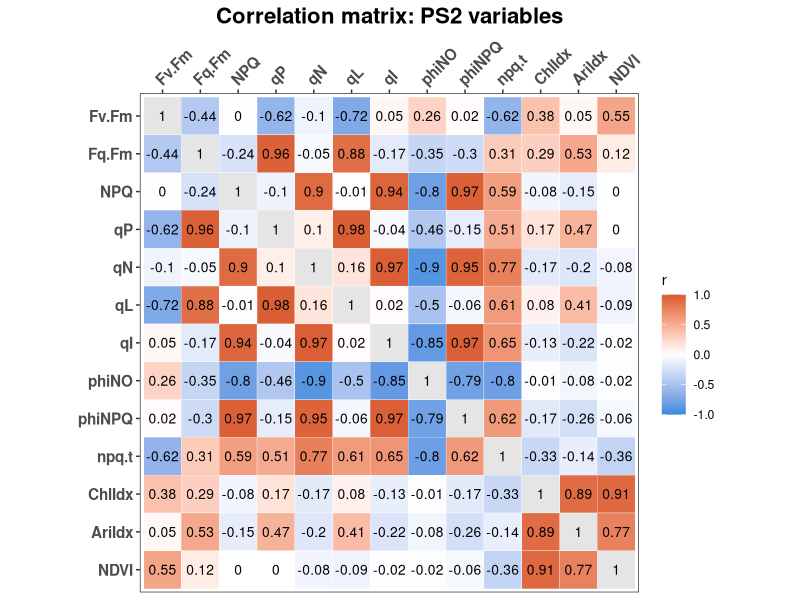
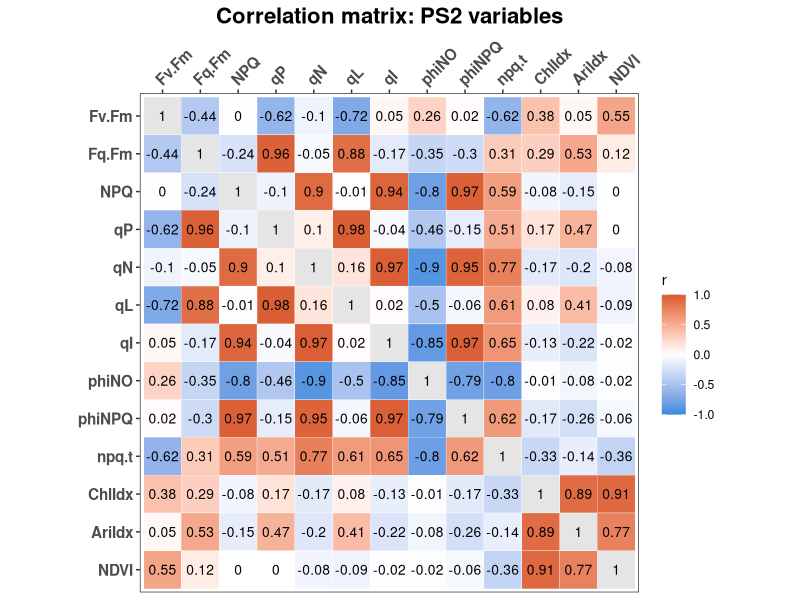

The R script that drew these images, in order: (Note: this script raises an error after producing the figures.)
##################################################################################
## Predict which variables explain 2010 vs 2014
## For both sites
## Author Daniel Anstett
## 
## 
## Written July 2026
###################################################################################
#Import libraries
library(tidyverse)

#Import Data
PS2_all <- read_csv("data/PS2_all.csv")
PS2_all <- PS2_all %>% mutate(Treatment = factor(Treatment, levels = c("20%", "40%", "60%", "80%", "100%")),
    Timepoint = factor(Timepoint, levels = c("Early", "Late")))

###############################################################################
## Correlation matrix for PS2 variables
###############################################################################

corr_vars <- c("Fv.Fm", "Fq.Fm", "NPQ", "qP", "qN", "qL", "qI",
               "phiNO", "phiNPQ", "npq.t", "ChlIdx", "AriIdx", "NDVI")

r_corr <- PS2_all %>%
  dplyr::select(all_of(corr_vars)) %>%
  cor(use = "pairwise.complete.obs")

print(r_corr)


###############################################################################
## Correlation heatmap
###############################################################################
library(reshape2)

#Reshape r_corr (matrix) into long format for ggplot
r_corr_long <- melt(r_corr, varnames = c("Var1", "Var2"), value.name = "Correlation")

#Mask diagonal (self-correlations = 1) so they don't get colored
r_corr_long <- r_corr_long %>%
  mutate(Correlation_plot = ifelse(Var1 == Var2, NA, Correlation))

#Set factor levels: X axis left-to-right in corr_vars order, Y axis top-to-bottom in corr_vars order
r_corr_long <- r_corr_long %>%
  mutate(Var1 = factor(Var1, levels = corr_vars),
         Var2 = factor(Var2, levels = rev(corr_vars)))

p_heatmap <- ggplot(r_corr_long, aes(x = Var1, y = Var2, fill = Correlation_plot)) +
  geom_tile(color = "white") +
  geom_text(aes(label = round(Correlation, 2)), size = 3.5) +
  scale_fill_gradient2(low = "#378ADD", mid = "white", high = "#D85A30",
                       midpoint = 0, limit = c(-1, 1), name = "r",
                       na.value = "grey90") +
  scale_x_discrete(position = "top") +
  labs(x = NULL, y = NULL, title = "Correlation matrix: PS2 variables") +
  theme_bw() +
  theme(
    axis.text.x = element_text(angle = 45, hjust = 0, vjust = 0, size = 11, face = "bold"),
    axis.text.y = element_text(size = 11, face = "bold"),
    plot.title = element_text(size = 16, face = "bold", hjust = 0.5),
    panel.grid = element_blank()
  ) +
  coord_fixed()

p_heatmap

ggsave("graphs/multi_join/booklets/correlation_heatmap.pdf", plot = p_heatmap, width = 9, height = 8, units = "in")


###################### Predict year based on trait data #########################

#Make sure Year is a proper binary factor (2010 vs 2014)
PS2_all <- PS2_all %>%
  mutate(Year = factor(Year, levels = c(2010, 2014)))

#Break up Sites
PS2_cali <- PS2_all %>% filter(Site == "SCalifornia")
PS2_oregon <- PS2_all %>% filter(Site == "Oregon")

glm_cali <- glm(Year ~ Fv.Fm + Fq.Fm + NPQ + npq.t + ChlIdx,family=binomial,data=PS2_cali)
summary(glm_cali)

glm_oregon <- glm(Year ~ Fv.Fm + Fq.Fm + NPQ + npq.t + ChlIdx,family=binomial,data=PS2_oregon)
summary(glm_oregon)


###############################################################################
## Random forest variable importance — MeanDecreaseAccuracy, separate by Site
###############################################################################

#Extract importance values into tidy data frames
imp_cali <- as.data.frame(importance(rf_cali)) %>%
  mutate(Variable = rownames(.), Site = "California")

imp_oregon <- as.data.frame(importance(rf_oregon)) %>%
  mutate(Variable = rownames(.), Site = "Oregon")

#--- California plot ---
p_importance_cali <- imp_cali %>%
  ggplot(aes(x = reorder(Variable, MeanDecreaseAccuracy), y = MeanDecreaseAccuracy)) +
  geom_col(fill = "#378ADD") +
  coord_flip() +
  labs(x = NULL, y = "Mean decrease in accuracy",
       title = "Random forest variable importance: California") +
  theme_bw() +
  theme(
    axis.text.x = element_text(size = 12, face = "bold"),
    axis.text.y = element_text(size = 12, face = "bold"),
    axis.title.x = element_text(size = 14, face = "bold"),
    plot.title = element_text(size = 16, face = "bold", hjust = 0.5)
  )

p_importance_cali

ggsave("graphs/multi_join/booklets/rf_importance_california.pdf", plot = p_importance_cali, width = 7, height = 5, units = "in")

#--- Oregon plot ---
p_importance_oregon <- imp_oregon %>%
  ggplot(aes(x = reorder(Variable, MeanDecreaseAccuracy), y = MeanDecreaseAccuracy)) +
  geom_col(fill = "#378ADD") +
  coord_flip() +
  labs(x = NULL, y = "Mean decrease in accuracy",
       title = "Random forest variable importance: Oregon") +
  theme_bw() +
  theme(
    axis.text.x = element_text(size = 12, face = "bold"),
    axis.text.y = element_text(size = 12, face = "bold"),
    axis.title.x = element_text(size = 14, face = "bold"),
    plot.title = element_text(size = 16, face = "bold", hjust = 0.5)
  )

p_importance_oregon

ggsave("graphs/multi_join/booklets/rf_importance_oregon.pdf", plot = p_importance_oregon, width = 7, height = 5, units = "in")



###############################################################################
## XY Graphs
###############################################################################
#Specific xy plots, cholrophy, anthosyenin, on FV.Fm
lm1 <-lm(Fv.Fm~ChlIdx,data=PS2_all)
summary(lm1) #P<0.001

lm1 <-lm(Fv.Fm~AriIdx,data=PS2_all)
summary(lm1) # 0.00692

### Graphs 

#--- Fv.Fm ~ ChlIdx ---
p_chl <- PS2_all %>%
  ggplot(aes(x = ChlIdx, y = Fv.Fm)) +
  geom_point() +
  geom_smooth(method = "lm", color = "black") +
  labs(x = "Chlorophyll Index", y = "Fv/Fm") +
  theme_classic() + theme(
    axis.text.x = element_text(size = 20, face = "bold", hjust = 0.4),
    axis.text.y = element_text(size = 20, face = "bold"),
    axis.title.x = element_text(color = "black", size = 24, vjust = 0.5, face = "bold"),
    axis.title.y = element_text(color = "black", size = 24, vjust = 1.7, face = "bold", hjust = 0.5),
    legend.title = element_blank(),
    legend.text = element_text(size = 16, face = "bold"),
    legend.key.size = unit(2, "lines"),
    legend.key.height = unit(1.6, "lines"),
    strip.text = element_blank(),
    strip.background = element_blank()
  )

p_chl

ggsave("graphs/multi_join/xy/fvfm_chlidx.pdf", plot = p_chl, width = 8, height = 6, units = "in")

#--- Fv.Fm ~ AriIdx ---
p_ari <- PS2_all %>%
  ggplot(aes(x = AriIdx, y = Fv.Fm)) +
  geom_point() +
  geom_smooth(method = "lm", color = "black") +
  labs(x = "Anthocyanin Index", y = "Fv/Fm") +
  theme_classic() + theme(
    axis.text.x = element_text(size = 20, face = "bold", hjust = 0.4),
    axis.text.y = element_text(size = 20, face = "bold"),
    axis.title.x = element_text(color = "black", size = 24, vjust = 0.5, face = "bold"),
    axis.title.y = element_text(color = "black", size = 24, vjust = 1.7, face = "bold", hjust = 0.5),
    legend.title = element_blank(),
    legend.text = element_text(size = 16, face = "bold"),
    legend.key.size = unit(2, "lines"),
    legend.key.height = unit(1.6, "lines"),
    strip.text = element_blank(),
    strip.background = element_blank()
  )

p_ari

ggsave("graphs/multi_join/xy/fvfm_ariidx.pdf", plot = p_ari, width = 8, height = 6, units = "in")

###############################################################################
## XY Graphs faceted by Site x Year
###############################################################################
#Specific xy plots, chlorophyll, anthocyanin, on Fv.Fm
lm1 <- lm(Fv.Fm ~ ChlIdx+Site*Year, data = PS2_all)
Anova(lm1,type=3) #P<0.001
lm2 <- lm(Fv.Fm ~ AriIdx+Site*Year, data = PS2_all)
Anova(lm2,type=3) # 0.00692

#--- Fv.Fm ~ ChlIdx, faceted by Site x Year ---
p_chl <- PS2_all %>%
  ggplot(aes(x = ChlIdx, y = Fv.Fm, fill = factor(Year))) +
  geom_point(shape = 21, color = "black", size = 2) +
  geom_smooth(method = "lm", color = "black") +
  scale_fill_manual(values = c("2010" = "skyblue3", "2014" = "#FF7700"),
                    name = "Year") +
  facet_grid(Year ~ Site) +
  labs(x = "Chlorophyll Index", y = "Fv/Fm") +
  theme_classic() + theme(
    axis.text.x = element_text(size = 20, face = "bold", hjust = 0.4),
    axis.text.y = element_text(size = 20, face = "bold"),
    axis.title.x = element_text(color = "black", size = 24, vjust = 0.5, face = "bold"),
    axis.title.y = element_text(color = "black", size = 24, vjust = 1.7, face = "bold", hjust = 0.5),
    legend.title = element_blank(),
    legend.text = element_text(size = 16, face = "bold"),
    legend.key.size = unit(2, "lines"),
    legend.key.height = unit(1.6, "lines"),
    strip.text = element_text(size = 14, face = "bold"),
    strip.background = element_blank()
  )
p_chl
ggsave("graphs/multi_join/xy/fvfm_chlidx_siteyear.pdf", plot = p_chl, width = 10, height = 8, units = "in")

#--- Fv.Fm ~ AriIdx, faceted by Site x Year ---
p_ari <- PS2_all %>%
  ggplot(aes(x = AriIdx, y = Fv.Fm, fill = factor(Year))) +
  geom_point(shape = 21, color = "black", size = 2) +
  geom_smooth(method = "lm", color = "black") +
  scale_fill_manual(values = c("2010" = "skyblue3", "2014" = "#FF7700"),
                    name = "Year") +
  facet_grid(Year ~ Site) +
  labs(x = "Anthocyanin Index", y = "Fv/Fm") +
  theme_classic() + theme(
    axis.text.x = element_text(size = 20, face = "bold", hjust = 0.4),
    axis.text.y = element_text(size = 20, face = "bold"),
    axis.title.x = element_text(color = "black", size = 24, vjust = 0.5, face = "bold"),
    axis.title.y = element_text(color = "black", size = 24, vjust = 1.7, face = "bold", hjust = 0.5),
    legend.title = element_blank(),
    legend.text = element_text(size = 16, face = "bold"),
    legend.key.size = unit(2, "lines"),
    legend.key.height = unit(1.6, "lines"),
    strip.text = element_text(size = 14, face = "bold"),
    strip.background = element_blank()
  )
p_ari
ggsave("graphs/multi_join/xy/fvfm_ariidx_siteyear.pdf", plot = p_ari, width = 10, height = 8, units = "in")
